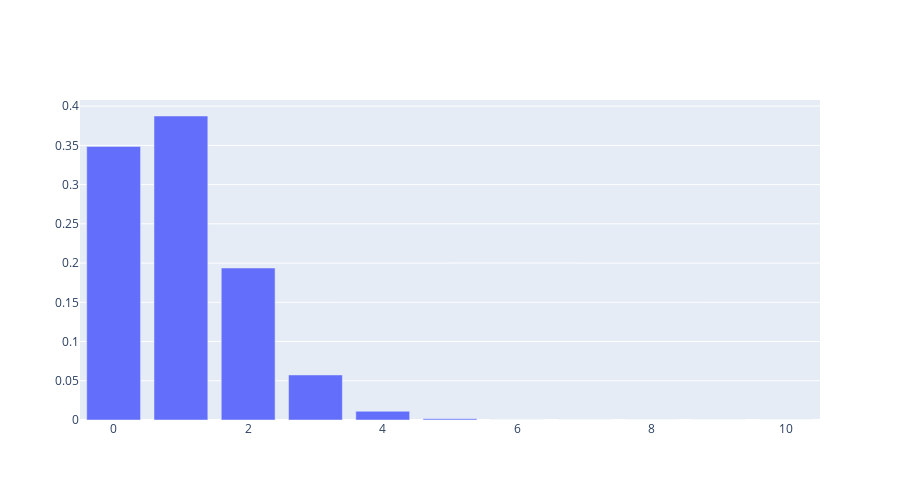

Notebook source saved alongside this figure:
### Markdown cell above
A Binomial process has the following properties:

1. The process consists of a fixed number of identical trials, $n$.

2. Each trial results in either a success, $S$, or a failure, $F$.

3. The probability of a sucess on a single trial is $p$ which remains the same from trial to trial.

4. The probability of a failure is equal to $q=1-p$.

5. Trials are independent.

6. The random variable of interest is $Y$, representing the number of successes observed during the n trials.

7. $p(y) = \begin{pmatrix}n \\y \end{pmatrix}p^y(1-p)^{n-y}$

8. The mean value $E[Y] = np$ and the variance is $Var[Y] = npq$

### Code cell
from scipy.stats import binom
import plotly.io as pio
pio.renderers.default = 'iframe'
import plotly.graph_objects as go
# setting the values
# of n and p
n = 10
p = 0.1
# defining list of r values
r_values = list(range(n + 1))
# list of pmf values
dist = [binom.pmf(r, n, p) for r in r_values ]
# plotting the graph
# plotting the graph
fig = go.Figure([go.Bar(x=r_values, y=dist)])
fig.update_layout(height = 500)
fig.show()

### Figure 1 — Plotly figure (JSON) as saved in the notebook; plotly's stock layout.template omitted (floating-point values rounded to 4 significant figures)
{"data": [{"type": "bar", "x": [0, 1, 2, 3, 4, 5, 6, 7, 8, 9, 10], "y": [0.3487, 0.3874, 0.1937, 0.0574, 0.01116, 0.001488, 0.0001378, 8.748e-06, 3.645e-07, 9e-09, 1e-10]}], "layout": {"height": 500}}
